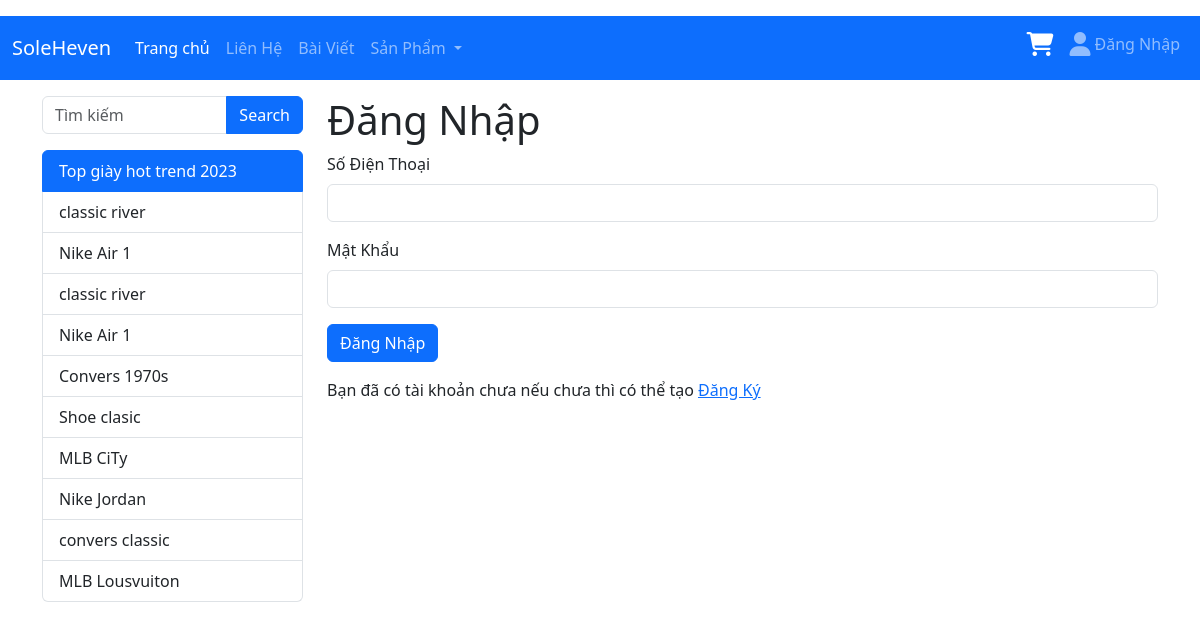
The app's page /user/login with its own data.
### tables this page shows
CREATE TABLE `product` (
  `masp` int NOT NULL,
  `maloai` int NOT NULL,
  `name` varchar(100) NOT NULL,
  `price` int NOT NULL,
  `img` varchar(100) NOT NULL,
  `size` int NOT NULL,
  `mota` text NOT NULL,
  `ghimtrangchu` bit(1) NOT NULL DEFAULT b'0' COMMENT '1:Ghim , 0: ko ghim',
  `luotxem` int NOT NULL DEFAULT '0',
  `soluong` int NOT NULL DEFAULT '0'
);

### config.php (called while the page is built, shortened)
<?php
$base_url = 'http://localhost/xuongTH/';
?>

### model/m_pdo.php (called while the page is built, shortened)
<?php
function pdo_get_connection(){
    $dburl = "mysql:host=localhost;dbname=quanlyshopgiay;charset=utf8";
    $username = 'root';
    $password = '';
    $conn = new PDO($dburl, $username, $password);
    $conn->setAttribute(PDO::ATTR_ERRMODE, PDO::ERRMODE_EXCEPTION);
    return $conn;
}
function pdo_query($sql){
    $sql_args = array_slice(func_get_args(), 1);
    try{
        $conn = pdo_get_connection();
        $stmt = $conn->prepare($sql);
        $stmt->execute($sql_args);
        $rows = $stmt->fetchAll();
        return $rows;
    }
    catch(PDOException $e){
        throw $e;
    }
    finally{
        unset($conn);
    }
}

### model/m_shoe.php (called while the page is built, shortened)
<?php
include_once 'm_pdo.php';
function shoe_getView($limit) {
    return pdo_query("SELECT * FROM product ORDER BY luotxem DESC  LIMIT $limit");
}
?>

### view/v_user_layout.php (the view, shortened to what this page needs)
<!DOCTYPE html>
<html lang="en">
<head>
    <link rel="stylesheet" href="<?=$base_url?>template/bootstrap-5.3.2-dist/css/bootstrap.min.css" type="text/css">
</head>
<body>
    <nav class="navbar navbar-expand-lg bg-primary my-3 " data-bs-theme="dark">
        <div class="container-fluid">
          <a class="navbar-brand" href="<?=$base_url?>page/home">SoleHeven</a>
          <div class="collapse navbar-collapse" id="navbarSupportedContent">
            <ul class="navbar-nav me-auto mb-2 mb-lg-0">
              <li class="nav-item">
                <a class="nav-link active" aria-current="page" href="<?=$base_url?>page/home">Trang chủ</a>
              </li>
              <li class="nav-item">
                <a class="nav-link" href="#">Liên Hệ</a>
              </li>
              <li class="nav-item">
                <a class="nav-link" href="#">Bài Viết</a>
              </li>
              <li class="nav-item dropdown">
                <a class="nav-link dropdown-toggle" href="#" role="button" data-bs-toggle="dropdown" aria-expanded="false">
               Sản Phẩm
                </a>
              </li>
            </ul>
            <ul class="navbar-nav mb-2">
                <li class="nav-item">
                  <a class="nav-link active" aria-current="page" href="<?=$base_url?>page/cart"><i class="fa-solid fa-cart-shopping fa-xl"></i></a>
                </li>
                <?php if(!isset($_SESSION['user'])): ?>
                 <li class="nav-item"><a class="nav-link" href="<?=$base_url?>user/login"><i class="fa-solid fa-user fa-xl"></i> Đăng Nhập</a></li>
                <?php endif; ?>
              </ul>
          </div>
        </div>
      </nav>
<div class="container">
      <div class="row">
        <div class="col-md-3">
          <form action="<?=$base_url?>shoe/search" method="POST" class ="mb3" >
            <div class="input-group mb-3">
              <input type="text" class="form-control" name="keyword" placeholder="Tìm kiếm" aria-label="Recipient's username" aria-describedby="button-addon2">
              <button class="btn btn-primary" type="submit" id="search">Search</button>
            </div>
          </form>
          <div class="list-group">
            <a href="#" class="list-group-item list-group-item-action active" aria-current="true">
              Top giày hot trend 2023
            </a>
            <?php foreach ($dsXem as $shoe): ?>
              <a href="" class="list-group-item list-group-item-action " aria-current="true">
              <?=$shoe ['name'] ?>
            </a>
              <?php endforeach; ?>
          </div>
        </div>
        <div class="col-md-9">
          <?php include_once 'view/v_'.$view_name.'.php'; ?>
        </div>
      </div>
    </div>
</body>
</html>

### index.php (shortened to what this page needs)
<?php
include_once 'config.php';
include_once 'model/m_shoe.php';
$dsXem = shoe_getView(10);
if (isset($_GET['mod'])) {
    switch ($_GET['mod']) {
            case 'user':
                $ctrl_name='user';
                break;
    }
    include_once 'controller/c_'.$ctrl_name.'.php';
} else {
    header ('Location: page/home');
}
?>

### controller/c_user.php (shortened to what this page needs)
<?php
if (isset($_GET['act'])) {
    switch ($_GET['act']) {
        case 'login':
           $view_name = 'user_login';
            break;
    }
    include_once 'view/v_user_layout.php';
}
?>

### view/v_user_login.php (shortened to what this page needs)
<h1>Đăng Nhập</h1>
<form method="post" action="">
          <div class="mb-3">
            <label for="phone" class="form-label">Số Điện Thoại</label>
            <input type="text" class="form-control" name="SoDienThoai" id="phone">
          </div>
          <div class="mb-3">
            <label for="pass" class="form-label">Mật Khẩu</label>
            <input type="password" class="form-control" name ="MatKhau" id="pass">
          </div>
          <button type="submit" class="btn btn-primary">Đăng Nhập</button>
          <p class="my-3">Bạn đã có tài khoản chưa nếu chưa thì có thể tạo <a href="<?=$base_url?>user/logsign">Đăng Ký</a></p>
        </form>

### records on screen
product: name "classic river"
product: name "Nike Air 1"
product: name "classic river"
product: name "Nike Air 1"
product: name "Convers 1970s"
product: name "Shoe clasic"
product: name "MLB CiTy"
product: name "Nike Jordan"
product: name "convers classic"
product: name "MLB Lousvuiton"
